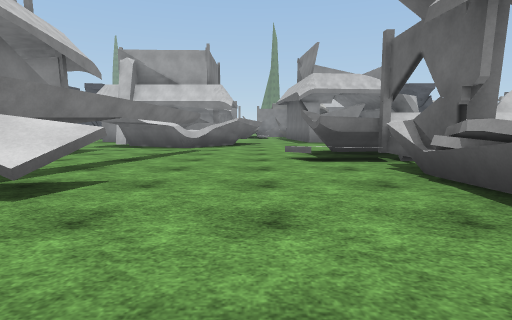
[1] (above)

24 first-person views from a walk through a 3-D level made in the Unity game engine. The camera is 1.2 m above the floor, tilts 6° down and sees 80° across. The floor is counted in squares, 2.4 m on a side. Each view is taken from the middle of a square. On the plan, view 1 faces up. The plan holds only what a view shows up to about 9 squares ahead; the rest is blank. The place goes on beyond the plan. The player character is not drawn. Surface patterns are stand-ins for the level's own textures.

[2]
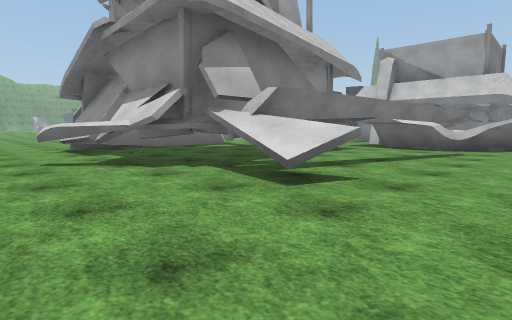

[3]
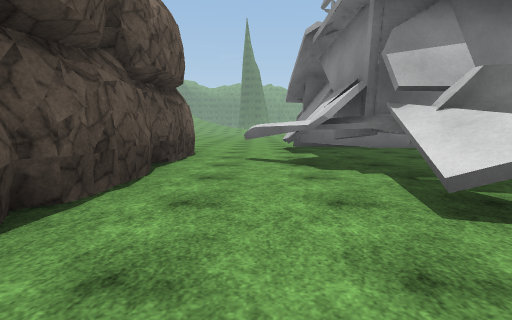

[4]
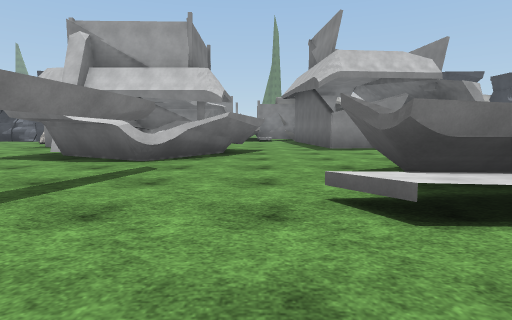

[5]
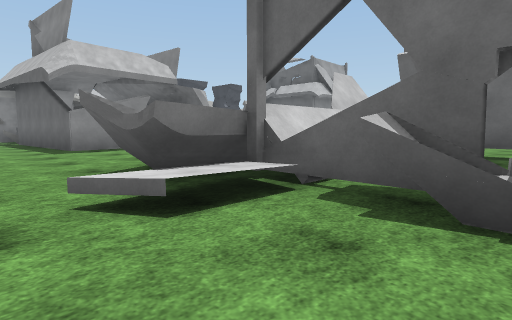

[6]
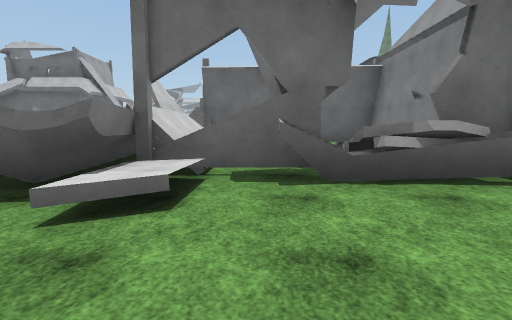

[7]
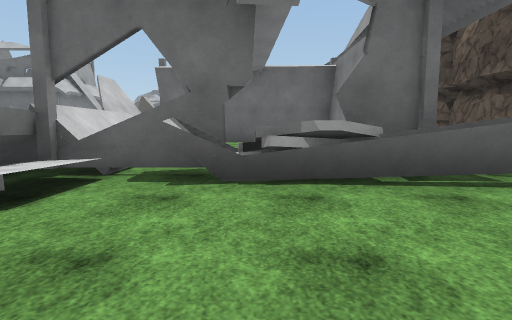

[8]
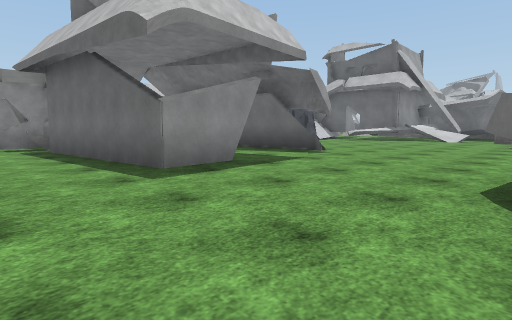

[9]
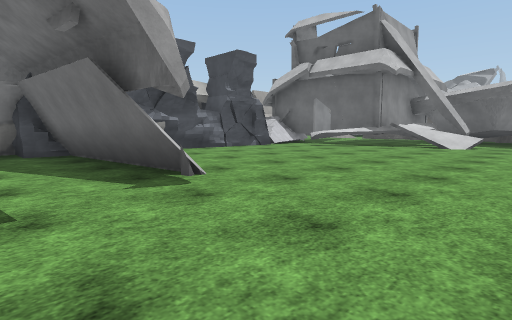

[10]
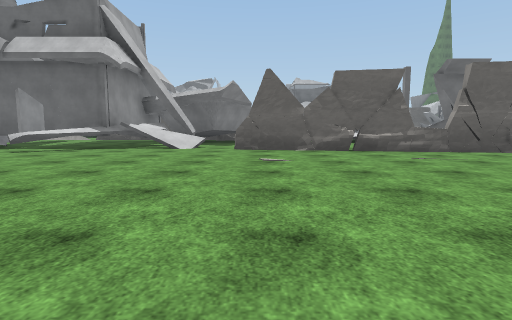

[11]
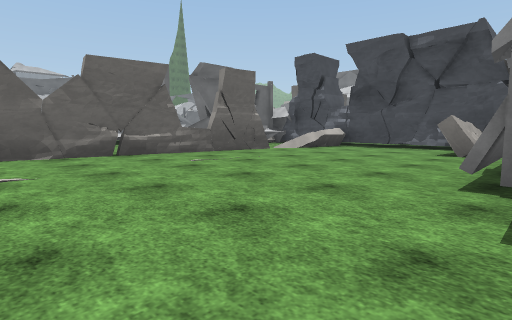

[12]
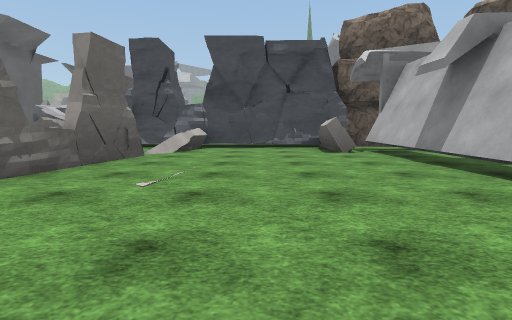

[13]
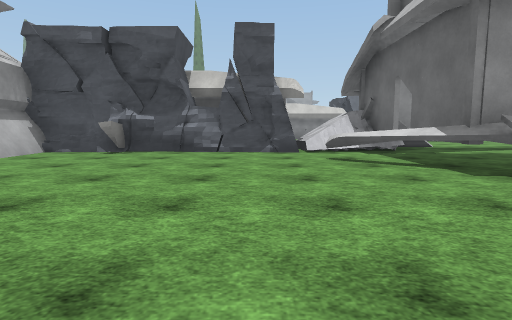

[14]
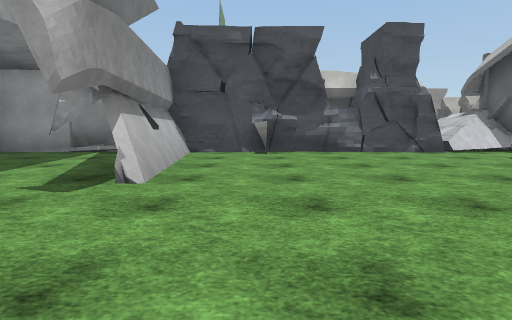

[15]
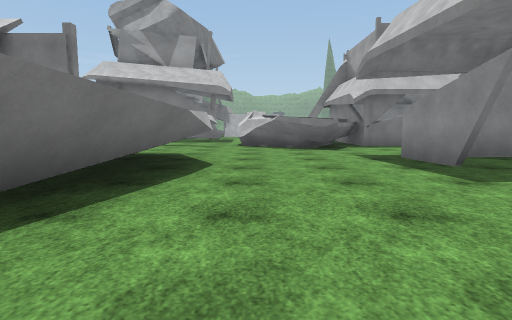

[16]
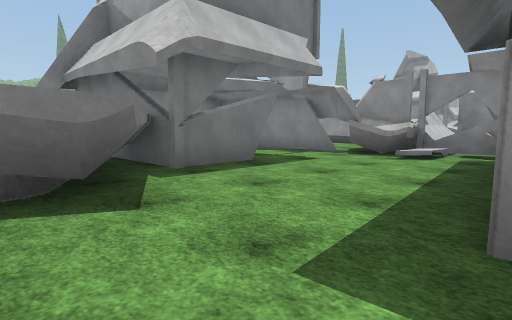

[17]
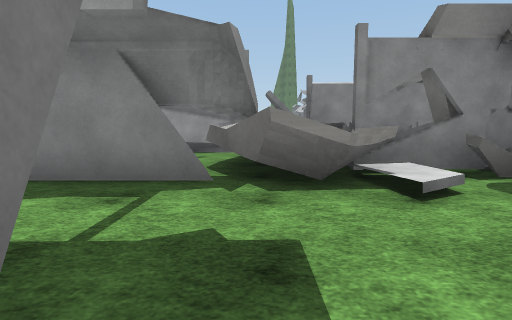

[18]
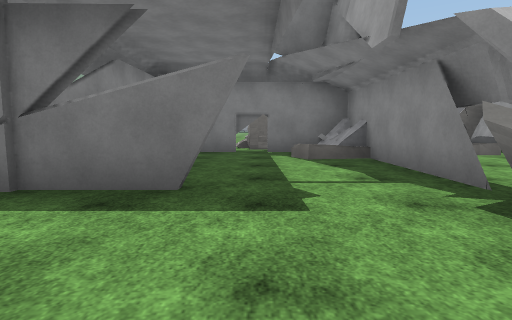

[19]
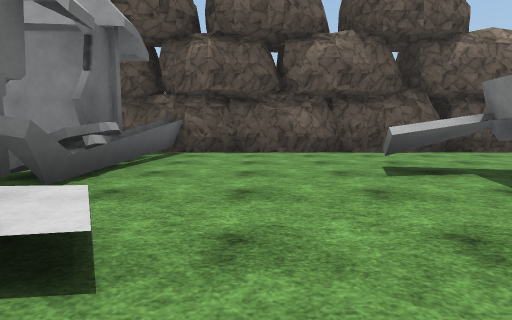

[20]
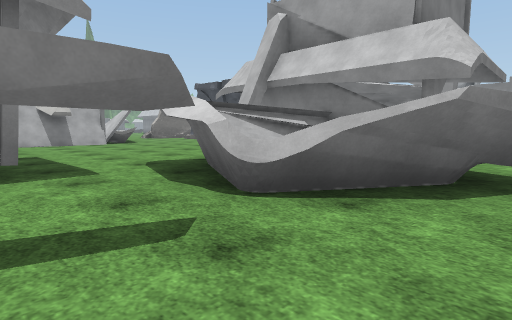

[21]
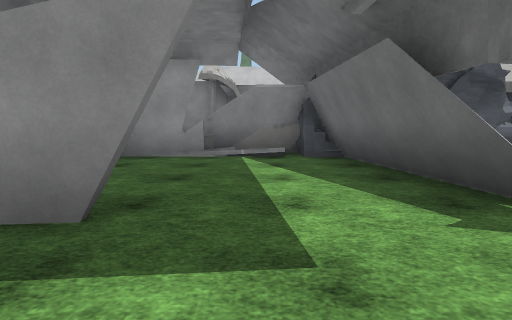

[22]
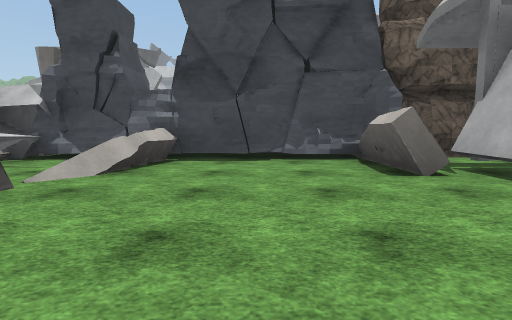

[23]
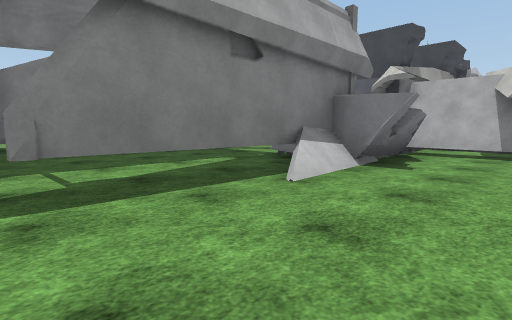

[24]
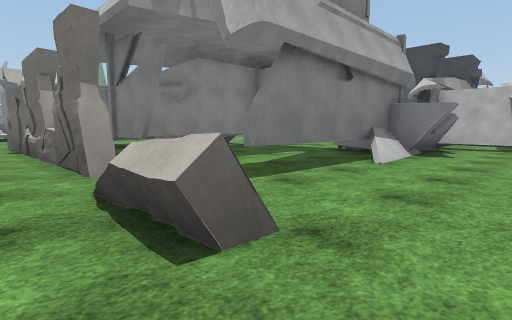

### Floor plan
Key: @ floor where view 1 was taken; # wall or solid block; x gap in a wall; . floor; = window, fence, low wall or low ledge; ^ raised ledge; H house; R rock.
Columns run from 11 left of view 1 to 19 right of it. Each row starts with its distance up from view 1.
 18          HHHHHHHH       .......
 17        ...HH.H      ..H .....=.
 16        ^.HHHHHH     HHH#####.=.
 15       ####HHH#HH#######=#....x.
 14       ##....HH..HHH.....x....#.
 13     ###......H..HH......#...##.
 12     ..#..#...H...H.....^######
 11    ...###^#..HH..H......^^## #
 10   .....#^^^^............=x####
  9  H.....#^ ^#..............#  #
  8  H.....##^#............#
  7  H........H..HHHH......#
  6     ..HH.H..HHHHHH.....#
  5    H...H.H..HHHHHH....##
  4    H...H.H...HH .H....##H
  3    H...HHH...HH .#....# HH
  2 ...HHHHH.H...H. .H#...= H
  1 ......H......HHHHH#...=HH#
  0   ...R..R.R@RRRR R######HH
 -1        # R RR  R
 -2      RR  R R    RR

Where each view was taken, in squares from view 1:
view 1: 0 up, 0 right, facing up
view 2: 0 up, 0 right, facing up-left
view 3: 1 up, 0 right, facing left
view 4: 3 up, 0 right, facing up
view 5: 3 up, 0 right, facing up-right
view 6: 4 up, 1 left, facing right
view 7: 3 up, 1 left, facing right
view 8: 7 up, 0 right, facing up-right
view 9: 8 up, 4 right, facing up-right
view 10: 8 up, 5 right, facing right
view 11: 8 up, 6 right, facing down-right
view 12: 8 up, 9 right, facing down
view 13: 8 up, 10 right, facing up
view 14: 8 up, 7 right, facing up
view 15: 8 up, 7 right, facing left
view 16: 9 up, 2 right, facing up-left
view 17: 12 up, 1 left, facing up
view 18: 13 up, 1 right, facing left
view 19: 6 up, 0 right, facing down
view 20: 6 up, 0 right, facing up-left
view 21: 9 up, 4 right, facing up
view 22: 5 up, 9 right, facing down
view 23: 18 up, 17 right, facing down-left
view 24: 18 up, 19 right, facing down-left
